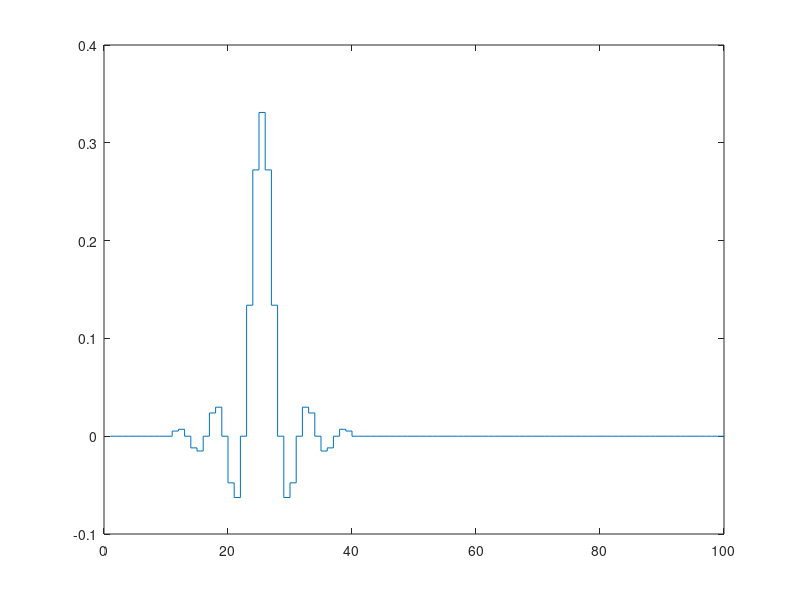

Here is the MATLAB script that generated this plot:
clear all;

data = load("FIR_LP_fcutoff=8kHz_real.mat");
Num = data.Num;

N = 100;
kstart = 10;
order = length(Num);
impulse = zeros(N, 1);
impulse(kstart) = 1;

impulse_response = filter(Num, 1, impulse);

figure;
stairs(impulse_response);

impulse_response_coefficients = impulse_response(kstart:kstart+order-1);

%% Export C array

% Export as a C array
fileID = fopen('fir_impulse_response.txt', 'w');
fprintf(fileID, 'float fir_impulse_response[] = {');

for i = 1:length(impulse_response_coefficients)
    fprintf(fileID, '%g', impulse_response_coefficients(i)); % Print each value
    if i < length(impulse_response_coefficients)
        fprintf(fileID, ', '); % Add a comma between values
    end
end

fprintf(fileID, '};\n');
fclose(fileID);